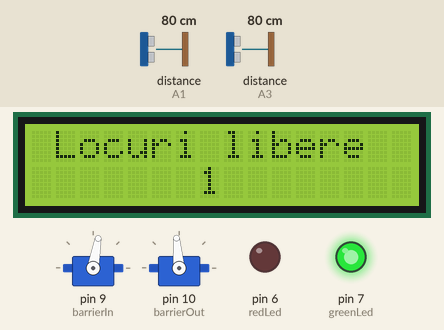
Recording of a sketch running on a simulated Arduino Uno, built with avr-gcc and run on an emulated ATmega328P. Parts: 2 × servo, 16×2 character LCD, output pins drawn as LEDs (lit = HIGH). Inputs (shaded band) come from the test bench; at power-on: distance to the obstacle (sensors on A1, A3) 80 cm.

Above: at 1.2 s.
1.3 s: distance to the obstacle (sensor on A1) set to 7 cm
4.3 s: distance to the obstacle (sensor on A1) set to 4 cm
At 5.8 s:
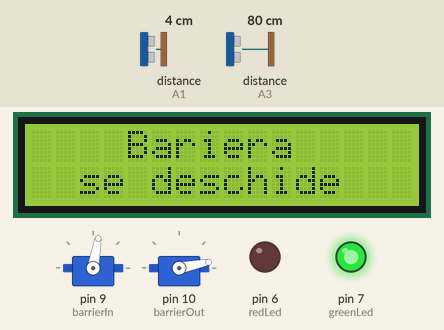
7.3 s: distance to the obstacle (sensor on A3) set to 7 cm
10.3 s: distance to the obstacle (sensor on A3) set to 4 cm
At 13.8 s:
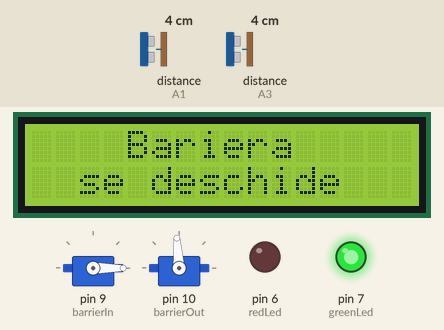
16.3 s: distance to the obstacle (sensor on A3) set to 9 cm
At 18.2 s:
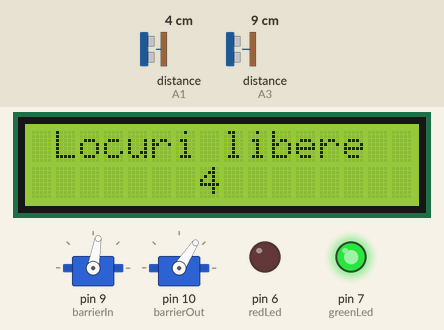
19.3 s: distance to the obstacle (sensor on A3) set to 2 cm
Timing chart, 0 to 23.3 s (numbered marks = the images above; inputs shaded):
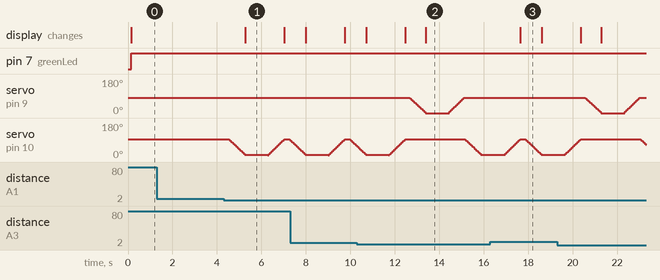

Measured:
- the behaviour switches between 6 and 5 cm on distance to the obstacle (sensor on A1) (found by bisection; images 0 and 1)
- the behaviour switches between 6 and 5 cm on distance to the obstacle (sensor on A3) (found by bisection; images 1 and 2)
- after the input at 1.3 s, every drawn part: stays the same
- after the input at 4.3 s, the display: changes after 0.97 s (image 1)
- after the input at 16.3 s, servo on pin 9 (barrierIn): stays 80° (without the input it goes to 78° after 1.6 s)

The sketch:

parking_code.ino
```cpp
#include <HCSR04.h>
#include <Servo.h>
#include <Wire.h>
#include <LiquidCrystal_I2C.h>

//definire variabile asociate servomotoarelor
 Servo barrierIn;
 Servo barrierOut;

//definire variabile asociate senzorilor
 HCSR04 sensorIn(A2,A3);
 HCSR04 sensorOut(A0,A1);

//definire variabilă asociată LCD-ului
 LiquidCrystal_I2C lcd(0x27, 16, 2);

 int sInValue, sOutValue; //definire variabile pentru valorile citite de la senzori
 int vacantPlaces = 1; //definire variabilă pentru numărul de locuri din parcare
 int hasEntered = 0, hasExited = 0; //definire variabile flag

//definire variabile asociate LED-urilor
 int redLed = 6;
 int greenLed = 7;

void printOnLCD(){
  lcd.clear();
  lcd.setCursor(0,0);
  lcd.print(" Locuri libere");
  lcd.setCursor(7,1);
  lcd.print(vacantPlaces);
}

void barrierIsOpening(){
  lcd.setCursor(4,0);
  lcd.print("Bariera");
  lcd.setCursor(2,1);
  lcd.print("se deschide");
}

void barrierIsClosing(){
  lcd.setCursor(4,0);
  lcd.print("Bariera");
  lcd.setCursor(2,1);
  lcd.print("se inchide");
}

void setup() {
  Serial.begin(115200); //stabilirea comunicației seriale cu placa

  //atașarea pinului 9/10 servomotorului care controlează bariera de la intrare/ieșire
  barrierIn.attach(9);
  barrierOut.attach(10);

  //setarea poziției inițiale a barierei de la intrare/ieșire ca fiind de 80/95 de grade
  barrierIn.write(80);
  barrierOut.write(95);

  lcd.begin(); //inițializare LCD
  lcd.backlight(); //activare lumină de fundal

  //se setează pinii LED-urilor ca OUTPUT
   pinMode(redLed,OUTPUT);
   pinMode(greenLed,OUTPUT);
}

void loop() {
  //citire distanțe senzori
 sInValue=sensorIn.dist();
 sOutValue=sensorOut.dist();

  lcd.begin();

  //aprindere LED-uri în funcție de numărul de locuri libere
   if(vacantPlaces > 0)
   {
     digitalWrite(greenLed,HIGH);
     digitalWrite(redLed,LOW);
   }
   if(vacantPlaces == 0)
   {
     digitalWrite(redLed,HIGH);
     digitalWrite(greenLed,LOW);
   }

  //intrarea în parcare
   if(sInValue >=1 && sInValue <= 5 && vacantPlaces > 0 && hasEntered == 0)
   {
     //ridicarea barierei
    for(int pos=80;pos>=0;pos-=2)
    {
      barrierIsOpening();
      barrierIn.write(pos);
    }
    hasEntered = 1;
    vacantPlaces--;
  }
  if(hasEntered == 1)
  {
    delay(1000);
   //coborârea barierei
    for(int pos=0;pos<=80;pos+=2)
    {
      barrierIsClosing();
      barrierIn.write(pos);
    }
    hasEntered = 0;
  }

  //ieșirea din parcare
  if(sOutValue >=1 && sOutValue <= 5 && hasExited == 0)
  {
    //ridicarea barierei
    for(int pos=95;pos>=10;pos-=2)
    {
      barrierIsOpening();
      barrierOut.write(pos);
    }
    hasExited = 1;
    vacantPlaces++;
  }
  if(hasExited == 1)
  {
    delay(1000);
    //coborârea barierei
    for(int pos=10;pos<=95;pos+=2)
    {
      barrierIsClosing();
      barrierOut.write(pos);
    }
    hasExited = 0;
  }

  //asigurare că vacantPlaces nu depășește intervalul [0,10]
  if(vacantPlaces > 10)
  {
    vacantPlaces = 10;
  }
  if(vacantPlaces < 0)
  {
    vacantPlaces = 0;
  }

  //afișare pe LCD
  printOnLCD();
  delay(100);
}
```
